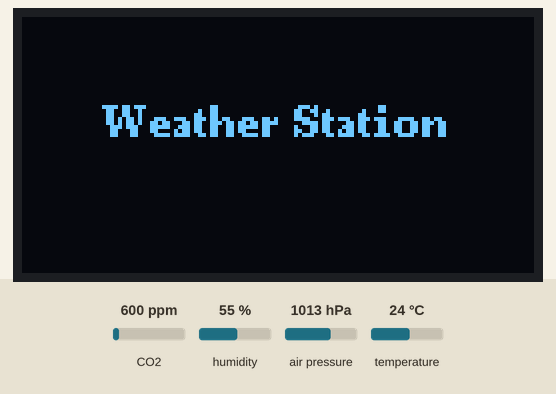
Recording of a sketch running on a simulated Arduino Uno, built with avr-gcc and run on an emulated ATmega328P. Parts: 128×64 one-colour display. The inputs (shaded band) are chosen by the test bench; at power-on: humidity 55 %, temperature 24 °C, CO2 600 ppm, air pressure 1013 hPa. What the sketch prints to the serial monitor is not drawn.

Above: at 2.5 s.
At 7.7 s:
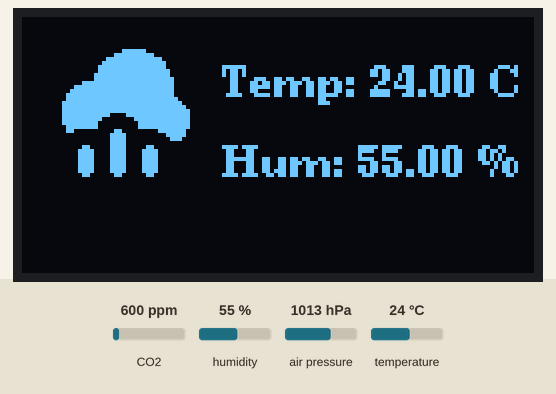
7.8 s: humidity set to 22 %
At 20.8 s:
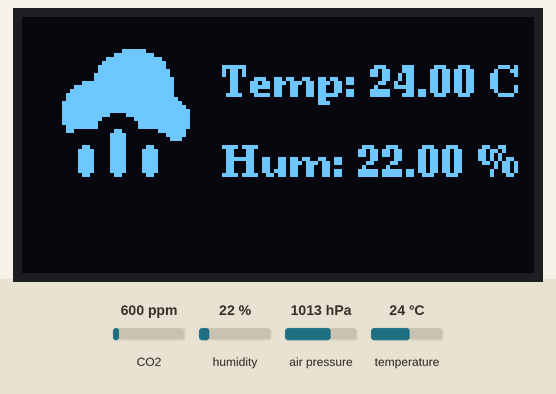
21.6 s: temperature set to 12 °C
At 34.4 s:
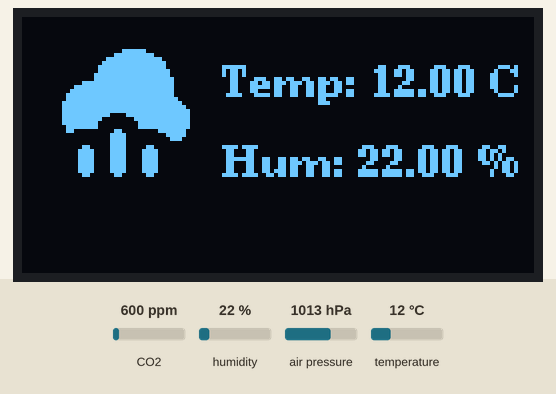
34.7 s: humidity set to 40 %
At 47.4 s:
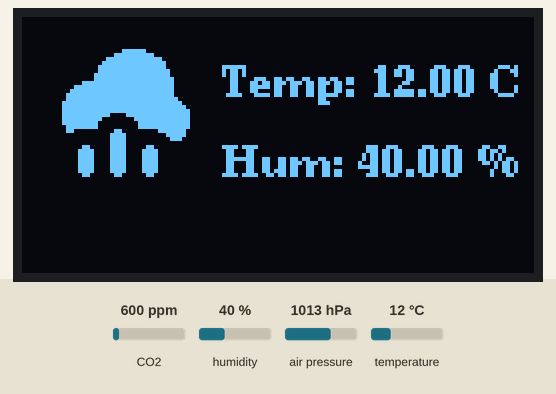
47.9 s: temperature set to 19 °C
Timing chart, 0 to 50.9 s (numbered marks = the images above; inputs shaded):
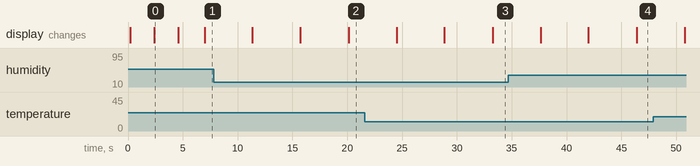

Measured:
- what the display in image 0 shows lasts 2.2 s, from 2.4 s to 4.6 s

The sketch:

maincode.ino
```cpp
#include <Wire.h>
#include <DHT.h>
#include <Adafruit_BMP280.h>
#include <U8g2lib.h>
#include <MQ135.h>

#define DHTPIN 2
#define DHTTYPE DHT11
DHT dht(DHTPIN, DHTTYPE);

Adafruit_BMP280 bmp;

#define MQ135_PIN A0
MQ135 mq135(MQ135_PIN);

U8G2_SSD1306_128X64_NONAME_1_HW_I2C u8g2(U8G2_R0, U8X8_PIN_NONE);

void setup() {
    Serial.begin(115200);
    Wire.begin();

    u8g2.begin();
    u8g2.firstPage();
    do {
        u8g2.setFont(u8g2_font_ncenB08_tr);
        u8g2.drawStr(20, 30, "Initializing...");
    } while (u8g2.nextPage());
    delay(2000);

     u8g2.begin();
    u8g2.firstPage();
    do {
        u8g2.setFont(u8g2_font_ncenB08_tr);
        u8g2.drawStr(20, 30, "Weather Station");
    } while (u8g2.nextPage());
    delay(2000);

    dht.begin();
    Serial.println("DHT11 Initialized!");

    if (!bmp.begin(0x76) && !bmp.begin(0x77)) {
        Serial.println("BMP280 Not Found!");
        u8g2.firstPage();
        do {
            u8g2.drawStr(10, 30, "BMP280 Error!");
        } while (u8g2.nextPage());
        while (1);
    }
    Serial.println("BMP280 Initialized!");

    u8g2.firstPage();
    do {
        u8g2.drawStr(20, 30, "Sensors Ready!");
    } while (u8g2.nextPage());
    delay(2000);
}

void loop() {
    float h = dht.readHumidity();
    float t = dht.readTemperature();
    float p = bmp.readPressure() / 100.0F;
    float a = bmp.readAltitude(1013.25);
    float co2_ppm = mq135.getPPM();
    int aqi = map(co2_ppm, 400, 5000, 0, 500);

    if (isnan(h) || isnan(t) || isnan(p) || isnan(a)) {
        Serial.println("Sensor Read Error!");
        u8g2.clearBuffer();
        u8g2.firstPage();
        do {
            u8g2.drawStr(20, 30, "Sensor Error!");
        } while (u8g2.nextPage());
        delay(2000);
        return;
    }

    // Show Temperature & Humidity with icons
    u8g2.clearBuffer();
    u8g2.firstPage();
    do {
        u8g2.setFont(u8g2_font_open_iconic_weather_4x_t);
        u8g2.drawGlyph(10, 40, 0x0043); // Sun icon

        u8g2.setFont(u8g2_font_ncenB08_tr);
        u8g2.setCursor(50, 20);
        u8g2.print("Temp: "); u8g2.print(t); u8g2.print(" C");

        u8g2.setCursor(50, 40);
        u8g2.print("Hum: "); u8g2.print(h); u8g2.print(" %");
    } while (u8g2.nextPage());
    delay(4000);

    // Show Pressure & Altitude with a cloud icon
    u8g2.clearBuffer();
    u8g2.firstPage();
    do {
        u8g2.setFont(u8g2_font_open_iconic_weather_4x_t);
        u8g2.drawGlyph(10, 40, 0x0041); // Cloud icon

        u8g2.setFont(u8g2_font_ncenB08_tr);
        u8g2.setCursor(50, 20);
        u8g2.print("Press: "); u8g2.print(p); u8g2.print(" hPa");

        u8g2.setCursor(50, 40);
        u8g2.print("Alt: "); u8g2.print(a); u8g2.print(" m");
    } while (u8g2.nextPage());
    delay(4000);

    // Show CO2 & AQI
    u8g2.clearBuffer();
    u8g2.firstPage();
    do {
        u8g2.setFont(u8g2_font_open_iconic_thing_4x_t);
        u8g2.drawGlyph(10, 40, 0x0044); // Factory pollution icon

        u8g2.setFont(u8g2_font_ncenB08_tr);
        u8g2.setCursor(50, 20);
        u8g2.print("CO2: "); u8g2.print(co2_ppm); u8g2.print(" PPM");

        u8g2.setCursor(50, 40);
        u8g2.print("AQI: "); u8g2.print(aqi);
    } while (u8g2.nextPage());
    delay(4000);
}
```
